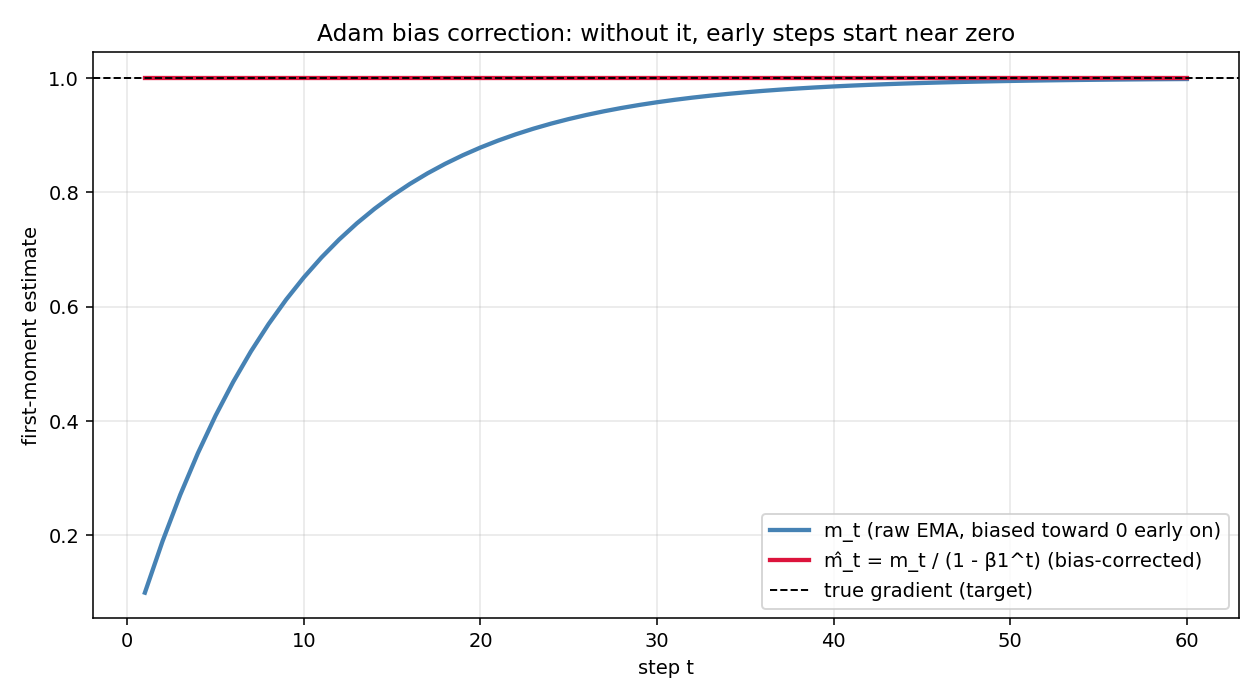

Reproduce this figure in Python.
"""Adam's first-moment estimate with vs without bias correction, on a constant
gradient stream. Without correction, the early-step estimate is biased toward 0.

Output: diagram_bias_correction.png
"""

import numpy as np
import matplotlib.pyplot as plt


def main():
    beta1 = 0.9
    g = 1.0  # constant gradient -- true EMA is 1.0
    n = 60
    m = 0.0
    raw, corrected = [], []
    for t in range(1, n + 1):
        m = beta1 * m + (1 - beta1) * g
        raw.append(m)
        corrected.append(m / (1 - beta1 ** t))

    fig, ax = plt.subplots(figsize=(9, 5))
    ax.plot(range(1, n + 1), raw, color="steelblue", lw=2.2,
            label="m_t (raw EMA, biased toward 0 early on)")
    ax.plot(range(1, n + 1), corrected, color="crimson", lw=2.2,
            label="m̂_t = m_t / (1 - β1^t) (bias-corrected)")
    ax.axhline(g, color="black", lw=1, ls="--", label="true gradient (target)")

    ax.set_xlabel("step t")
    ax.set_ylabel("first-moment estimate")
    ax.set_title("Adam bias correction: without it, early steps start near zero")
    ax.legend()
    ax.grid(alpha=0.3)

    fig.tight_layout()
    fig.savefig("diagram_bias_correction.png", dpi=140)
    print("wrote diagram_bias_correction.png")


if __name__ == "__main__":
    main()
